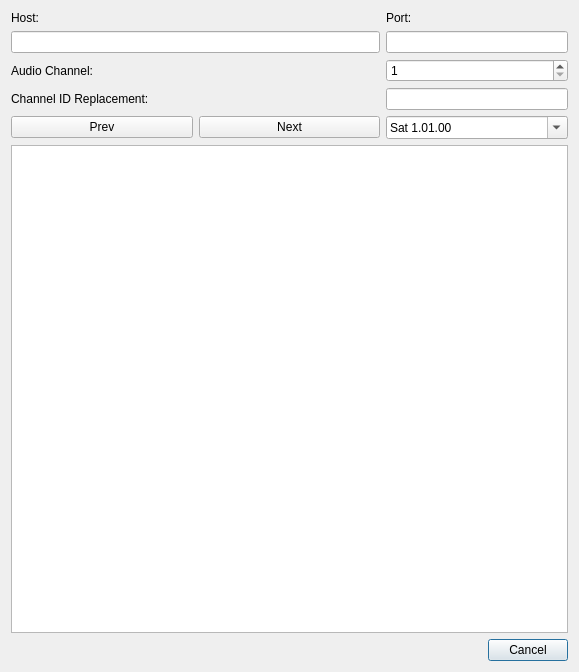
<?xml version="1.0" encoding="UTF-8"?>
<ui version="4.0">
 <class>TimeshiftDialog</class>
 <widget class="QDialog" name="TimeshiftDialog">
  <property name="geometry">
   <rect>
    <x>0</x>
    <y>0</y>
    <width>579</width>
    <height>672</height>
   </rect>
  </property>
  <property name="windowTitle">
   <string>Dialog</string>
  </property>
  <layout class="QGridLayout" name="gridLayout_2">
   <item row="2" column="3">
    <widget class="QSpinBox" name="audioSpinBox">
     <property name="minimum">
      <number>1</number>
     </property>
     <property name="value">
      <number>1</number>
     </property>
    </widget>
   </item>
   <item row="2" column="1" colspan="2">
    <widget class="QLabel" name="audioLabel">
     <property name="text">
      <string>Audio Channel:</string>
     </property>
    </widget>
   </item>
   <item row="4" column="3">
    <widget class="QDateEdit" name="dateEdit">
     <property name="displayFormat">
      <string>ddd d.MM.yy</string>
     </property>
     <property name="calendarPopup">
      <bool>true</bool>
     </property>
    </widget>
   </item>
   <item row="0" column="1" colspan="2">
    <widget class="QLabel" name="hostLabel">
     <property name="text">
      <string>Host:</string>
     </property>
    </widget>
   </item>
   <item row="6" column="2" colspan="2">
    <widget class="QDialogButtonBox" name="buttonBox">
     <property name="orientation">
      <enum>Qt::Horizontal</enum>
     </property>
     <property name="standardButtons">
      <set>QDialogButtonBox::Cancel</set>
     </property>
    </widget>
   </item>
   <item row="4" column="1">
    <widget class="QPushButton" name="prevButton">
     <property name="text">
      <string>Prev</string>
     </property>
    </widget>
   </item>
   <item row="5" column="1" colspan="3">
    <widget class="QListWidget" name="listWidget"/>
   </item>
   <item row="0" column="3">
    <widget class="QLabel" name="portLabel">
     <property name="text">
      <string>Port:</string>
     </property>
    </widget>
   </item>
   <item row="4" column="2">
    <widget class="QPushButton" name="nextButton">
     <property name="text">
      <string>Next</string>
     </property>
    </widget>
   </item>
   <item row="1" column="1" colspan="2">
    <widget class="QLineEdit" name="hostEdit"/>
   </item>
   <item row="1" column="3">
    <widget class="QLineEdit" name="portEdit">
     <property name="sizePolicy">
      <sizepolicy hsizetype="Minimum" vsizetype="Fixed">
       <horstretch>0</horstretch>
       <verstretch>0</verstretch>
      </sizepolicy>
     </property>
    </widget>
   </item>
   <item row="3" column="3">
    <widget class="QLineEdit" name="channelEdit">
     <property name="sizePolicy">
      <sizepolicy hsizetype="Minimum" vsizetype="Fixed">
       <horstretch>0</horstretch>
       <verstretch>0</verstretch>
      </sizepolicy>
     </property>
    </widget>
   </item>
   <item row="3" column="1" colspan="2">
    <widget class="QLabel" name="label">
     <property name="text">
      <string>Channel ID Replacement:</string>
     </property>
    </widget>
   </item>
  </layout>
 </widget>
 <resources/>
 <connections>
  <connection>
   <sender>buttonBox</sender>
   <signal>accepted()</signal>
   <receiver>TimeshiftDialog</receiver>
   <slot>accept()</slot>
   <hints>
    <hint type="sourcelabel">
     <x>248</x>
     <y>254</y>
    </hint>
    <hint type="destinationlabel">
     <x>157</x>
     <y>274</y>
    </hint>
   </hints>
  </connection>
  <connection>
   <sender>buttonBox</sender>
   <signal>rejected()</signal>
   <receiver>TimeshiftDialog</receiver>
   <slot>reject()</slot>
   <hints>
    <hint type="sourcelabel">
     <x>316</x>
     <y>260</y>
    </hint>
    <hint type="destinationlabel">
     <x>286</x>
     <y>274</y>
    </hint>
   </hints>
  </connection>
 </connections>
</ui>
